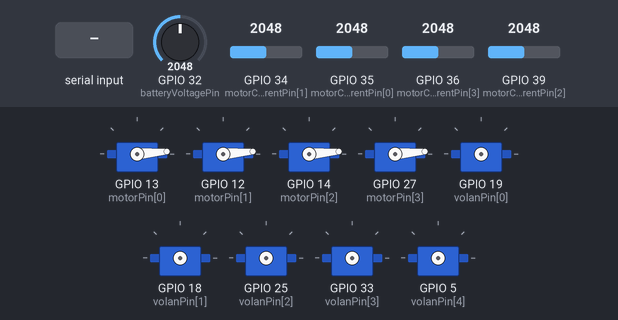
The program below on a simulated ESP32. Shown: 9 × servo. Inputs (shaded band) come from the test bench; at power-on: GPIO 32 (batteryVoltagePin) = 2048, GPIO 34 (motorCurrentPin[1]) = 2048, GPIO 35 (motorCurrentPin[0]) = 2048, GPIO 36 (motorCurrentPin[3]) = 2048, GPIO 39 (motorCurrentPin[2]) = 2048. What the program prints to the serial monitor is not drawn.

Above: at 0.1 s.
At 5.2 s:
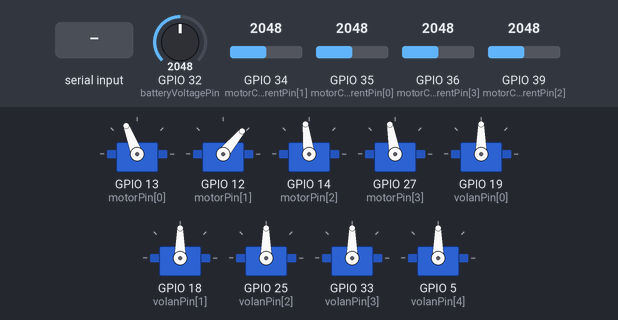
5.3 s: "90,45,200!" received over the second serial link
6.9 s: "90,45!" received over the second serial link
8.5 s: "90,45,200,10!" received over the second serial link
Timing chart, 0 to 11.5 s (numbered marks = the images above; inputs shaded):
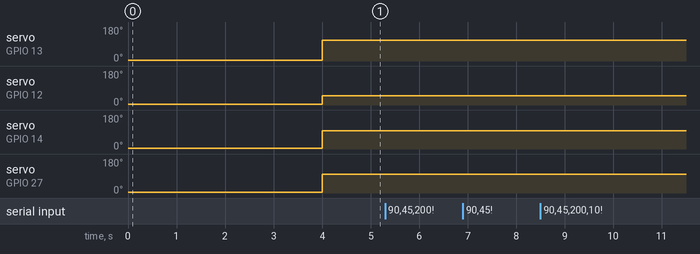

The program:

main.cpp
```cpp
#include <Arduino.h>
#include <ESP32Servo.h>
#include <WiFi.h>
#include <WebSocketsServer.h>
#include <String>
#include <ESPmDNS.h>
#include <WiFiUdp.h>
#include <ArduinoOTA.h>

//Task for reading sensor data from Arduino Mega
TaskHandle_t megaSerialTask;
void megaSerialTaskcode( void * pvParameters );

// Constants
const char* ssid = "CS Airlines";
//const char* ssid = "Airlines";
const char* password = "09876543";
String flightCommand = "m:0000s0:090s1:090s2:090s3:090s4:090r:0";

const int motorPin[]={13,12,14,27};
const int volanPin[]={19,18,25,33,5}; //s0-wing-left-19 s1-wing-right-18 s2-tail-left-17 s3-tail-right-16 s4-centar-5
const int motorCurrentPin[]={35,34,39,36};
const int batteryVoltagePin=32;

const int noMotors=4;
const int noVolans=5;
const int adcMax=4095;
const int pwmRes=1023;
const float maxADCVoltage=3.3;

const int lbnd[]={1784,1159,1642,1674};//const int lbnd[]={1765,1159,1628,1633};
const int ubnd[]={1880,1666,1737,2220};

const int lvlmt=30;
const int uvlmt=150;

const float maxBatteryVoltage=12.45;
const float minBatteryVoltage=8;
const long batteryVoltageR1=9940;
const long batteryVoltageR2=38200;

const int minMotorCurrent[]={2118,2124,2084,2084};
const int maxMotorCurrent[]={5000,5000,5000,5000};
const int maxCurrentMeter=20;

Servo motor[noMotors];
Servo volan[noVolans];

const int freq = 5000;
const int resolution = 10;


// Globals
int i,refreshBtn = 0;

int volanAngle[] = {90,90,90,90,90};
long throtle, realThrotle, tempThrotle;
int rawMotorCurrentMeter[4],rawBatteryVoltage,batteryPercentage;
float motorCurrent[4],batteryVoltage;

WebSocketsServer webSocket = WebSocketsServer(80);
int pingPeriod = 200;
unsigned long timeLastPing = 0;

String megaSerialString;

// Called when receiving any WebSocket message
void onWebSocketEvent(uint8_t num, WStype_t type, uint8_t * payload, size_t length) {
  // Figure out the type of WebSocket event
  switch(type) {
    // Client has disconnected
    case WStype_DISCONNECTED:
      Serial.printf("[%u] Disconnected!\n", num);
      break;
    // New client has connected
    case WStype_CONNECTED:
      {
        IPAddress ip = webSocket.remoteIP(num);
        Serial.printf("[%u] Connection from ", num);
        Serial.println(ip.toString());
      }
      break;

    // Recived message from client
    case WStype_TEXT:
      Serial.printf("[%u] Command: %s\n", num, payload);
      //reinterpret_cast<char*>(payload);
      flightCommand = "" + String(reinterpret_cast<char*>(payload));
      //flightCommand = "m:0000w:000e:000t:000r:0"
      throtle = flightCommand.substring(2,6).toInt();
      volanAngle[0] = flightCommand.substring(8,11).toInt();
      volanAngle[1] = flightCommand.substring(8,11).toInt();
      volanAngle[2] = flightCommand.substring(13,16).toInt();
      volanAngle[3] = 180 - flightCommand.substring(13,16).toInt();
      volanAngle[4] = flightCommand.substring(18,21).toInt();
      refreshBtn = flightCommand.substring(23,24).toInt();
      //webSocket.broadcastTXT(flightCommand.c_str());
      //webSocket.sendTXT(0, flightCommand);
      break;

    // For everything else: do nothing
    case WStype_BIN:
    case WStype_ERROR:
    case WStype_FRAGMENT_TEXT_START:
    case WStype_FRAGMENT_BIN_START:
    case WStype_FRAGMENT:
    case WStype_FRAGMENT_FIN:
    default:
      break;
  }
}

void resetMotors(){
  for(i = 0; i < noMotors;i++){
    motor[i].writeMicroseconds(600);
  }
  delay(2000);
}

void setup() {
  // Start Serial ports
  Serial.begin(115200);
  Serial2.begin(9600);

  //create a task that will be executed in the megaSerialTaskcode() function, with priority 1 and executed on core 1
                      // Task function,name of task,Stack size of task,parameter of the task, priority of the task, Task handle to keep track of created task,pin task to core
  xTaskCreatePinnedToCore(megaSerialTaskcode,"megaSerialTask",10000,NULL,1,&megaSerialTask,1);

  //Create access point
  WiFi.softAP(ssid, password);

  //OTA updatee handle
    ArduinoOTA
    .onStart([]() {
      String type;
      if (ArduinoOTA.getCommand() == U_FLASH)
        type = "sketch";
      else // U_SPIFFS
        type = "filesystem";

      // NOTE: if updating SPIFFS this would be the place to unmount SPIFFS using SPIFFS.end()
      Serial.println("Start updating " + type);
    })
    .onEnd([]() {
      Serial.println("\nEnd");
    })
    .onProgress([](unsigned int progress, unsigned int total) {
      Serial.printf("Progress: %u%%\r", (progress / (total / 100)));
    })
    .onError([](ota_error_t error) {
      Serial.printf("Error[%u]: ", error);
      if (error == OTA_AUTH_ERROR) Serial.println("Auth Failed");
      else if (error == OTA_BEGIN_ERROR) Serial.println("Begin Failed");
      else if (error == OTA_CONNECT_ERROR) Serial.println("Connect Failed");
      else if (error == OTA_RECEIVE_ERROR) Serial.println("Receive Failed");
      else if (error == OTA_END_ERROR) Serial.println("End Failed");
    });

  ArduinoOTA.begin();

  // Print our IP address
  Serial.println("WiFi UP!");
  Serial.print("My IP address: ");
  Serial.println(WiFi.softAPIP());

  for(i = 0; i < noMotors; i++){
    motor[i].attach(motorPin[i]);
  }
  resetMotors();

  for(i = 0; i < noVolans; i++){
    volan[i].attach(volanPin[i]);
  }

  pinMode(batteryVoltagePin,INPUT);

  for(i = 0; i < noMotors; i++){
    pinMode(motorCurrentPin[i],INPUT);
  }

  // Start WebSocket server and assign callback
  webSocket.begin();
  webSocket.onEvent(onWebSocketEvent);

 delay(2000);
}

//megaSerialTaskcode: blinks an LED every 700 ms
void megaSerialTaskcode( void * pvParameters ){
  if(Serial.availableForWrite()){
    Serial.print("megaSerialTask running on core ");
    Serial.println(xPortGetCoreID());
  }

  for(;;){
    // put your main code here, to run repeatedly:
    if(Serial2.available()){
      megaSerialString = Serial2.readStringUntil('!');
	    megaSerialString = "[M] Sensors: " + megaSerialString;
      if(Serial.availableForWrite()){
        Serial.println(megaSerialString);
      }
    }
	delay(200);
  }
}

void loop() {
    //OTA update handle
  ArduinoOTA.handle();

  // Look to handle WebSocket data
  webSocket.loop();

  if(refreshBtn)
    resetMotors();

  tempThrotle=throtle;

  for(i = 0; i < noMotors;i++){
    realThrotle=map(tempThrotle,0,100,lbnd[i],ubnd[i]);
    if(tempThrotle==0)
      motor[i].writeMicroseconds(lbnd[i]-100);
    else
      motor[i].writeMicroseconds(realThrotle);
  }
  //motor[0].writeMicroseconds(throtle);

  rawBatteryVoltage=analogRead(batteryVoltagePin);
  float Vin=map(rawBatteryVoltage,0,adcMax,0.0,maxADCVoltage);
  batteryVoltage=Vin*(batteryVoltageR1+batteryVoltageR2)/batteryVoltageR1;
  batteryPercentage=map(batteryVoltage,minBatteryVoltage,maxBatteryVoltage,1,100);

  for(i = 0; i < noMotors;i++){
    rawMotorCurrentMeter[i]=analogRead(motorCurrentPin[i]);
    motorCurrent[i]=map(rawMotorCurrentMeter[i],minMotorCurrent[i],adcMax,0.0,maxCurrentMeter);
  }

  for(i=0;i<noVolans;i++){
    volan[i].write(constrain(map(volanAngle[i],0,180,lvlmt,uvlmt),lvlmt,uvlmt));
  }

  //ping connected clients
  if(millis() > timeLastPing + pingPeriod){
        timeLastPing = millis();
        webSocket.broadcastTXT(megaSerialString + " rawBatteryVoltage: " + String(rawBatteryVoltage) +
         " batteryVoltage: " + String(batteryVoltage) + " bateryPercantage: " + String(batteryPercentage) +
          " Vin " + String(Vin));
    }
}
```

Measured:
- after the input at 5.3 s, every drawn part: stays the same
- after the input at 6.9 s, every drawn part: stays the same
- after the input at 8.5 s, every drawn part: stays the same
